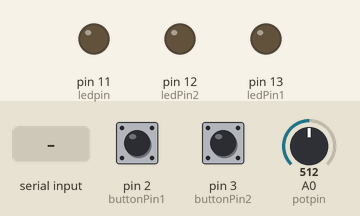
Recording of a sketch running on a simulated Arduino Uno, built with avr-gcc and run on an emulated ATmega328P. Parts: output pins drawn as LEDs (lit = HIGH). Inputs (shaded band) come from the test bench; at power-on: A0 (potpin) = 512, pin 2 (buttonPin1) LOW, pin 3 (buttonPin2) LOW. What the sketch prints to the serial monitor is not drawn.

Above: at 1.2 s.
1.3 s: "1" received over Serial
At 2.5 s:
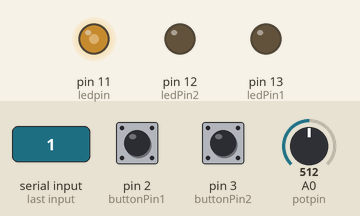
2.8 s: A0 (potpin) set to 716
At 3.8 s:
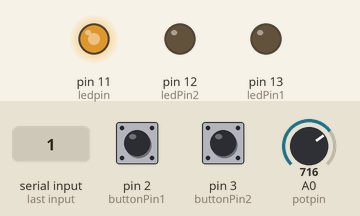
4.3 s: pin 2 (buttonPin1) pulled HIGH for 0.15 s
At 4.37 s:
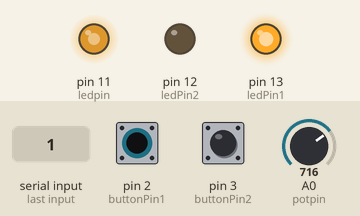
5.9 s: pin 3 (buttonPin2) pulled HIGH for 0.15 s
At 5.97 s:
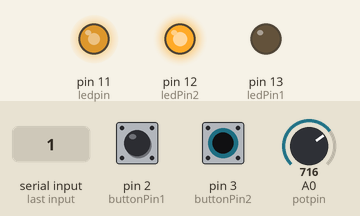
7.5 s: A0 (potpin) set to 900
At 8.6 s:
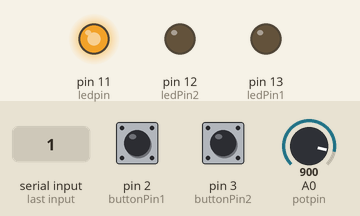
9.0 s: pin 2 (buttonPin1) pulled HIGH for 1 s
At 9.8 s:
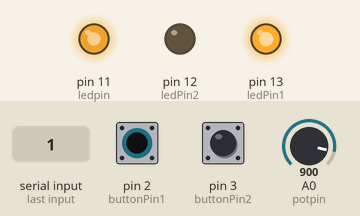
Timing chart, 0 to 12.0 s (numbered marks = the images above; inputs shaded):
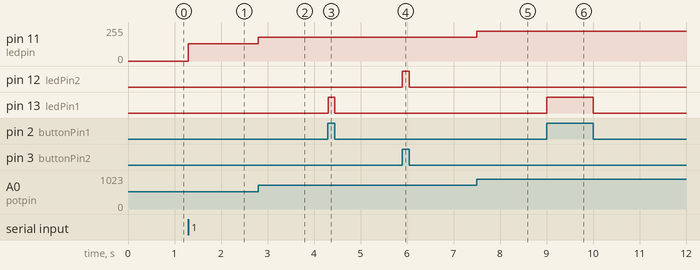

The sketch:

sketch_feb7a.ino
```cpp
 // Code to send and receive data from openFrameworks
bool buttonState1 = 0;//Switch off
bool buttonState2 = 0;//Switch off
int ledPin1 = 13;
int ledPin2 = 12;
int buttonPin1 = 2;
int buttonPin2 = 3;

int potpin=A0;//定义模拟接口0
int ledpin=11;//定义数字接口11（PWM 输出）
int val= 0;// 暂存来自传感器的变量数值

void setup() {
  // Start the serial communication
  Serial.begin(9600);
  pinMode(ledPin1, OUTPUT);  // Declaring the LED pin as output
  pinMode(ledPin2, OUTPUT);
  pinMode(ledpin,OUTPUT);//定义数字接口11 为输出
  pinMode(buttonPin1,INPUT);
  pinMode(buttonPin2,INPUT);
}

void loop() {
  buttonState1 = digitalRead(buttonPin1);
  buttonState2 = digitalRead(buttonPin2);

  val=analogRead(potpin);

  if (Serial.available() > 0) { // If there is any data available
    analogWrite(ledpin,val/4);
    if((val/4) >-1){
      Serial.write(val/4);
      //delay(300);
    }
      //inByte = Serial.read(); // store the incoming data
    if(buttonState1 == HIGH) {  // Whether the received data is '1'
      digitalWrite(ledPin1, HIGH); // Change the LED state
      Serial.write(1);
      //delay(300);
      // Turn the LED
    }else{
      digitalWrite(ledPin1, LOW);
      //Serial.write(buttonState1);
      //Serial.write(0);
     // delay(300);
    }
     if(buttonState2 == HIGH) {  // Whether the received data is '1'
      digitalWrite(ledPin2, HIGH); // Change the LED state
      Serial.write(2);
      //delay(300);
      // Turn the LED
    }else{
      digitalWrite(ledPin2, LOW);
      //Serial.write(buttonState2);
     // Serial.write(0);
      //delay(300);
    }
  }
  //delay(300);
  //Serial.write(buttonState);
}
```

Measured:
- after the input at 1.3 s, pin 11 (ledpin): 0/255 → 128/255 at once
- after the input at 2.8 s, pin 11 (ledpin): 128/255 → 179/255 at once
- after the input at 4.3 s, pin 13 (ledPin1): LOW → HIGH at once, → LOW 0.15 s later
- after the input at 5.9 s, pin 12 (ledPin2): LOW → HIGH at once, → LOW 0.15 s later
- after the input at 7.5 s, pin 11 (ledpin): 179/255 → 225/255 at once
- after the input at 9.0 s, pin 13 (ledPin1): LOW → HIGH at once, → LOW 1.0 s later
